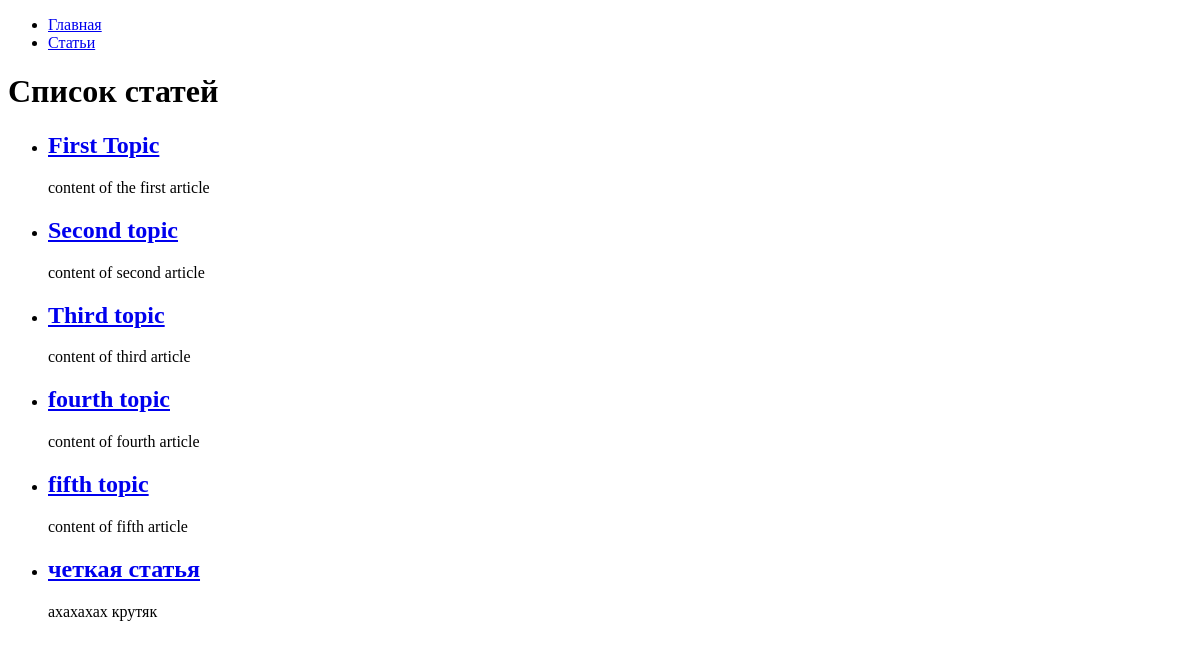
/articles/, run on an earlier commit of the app's database.
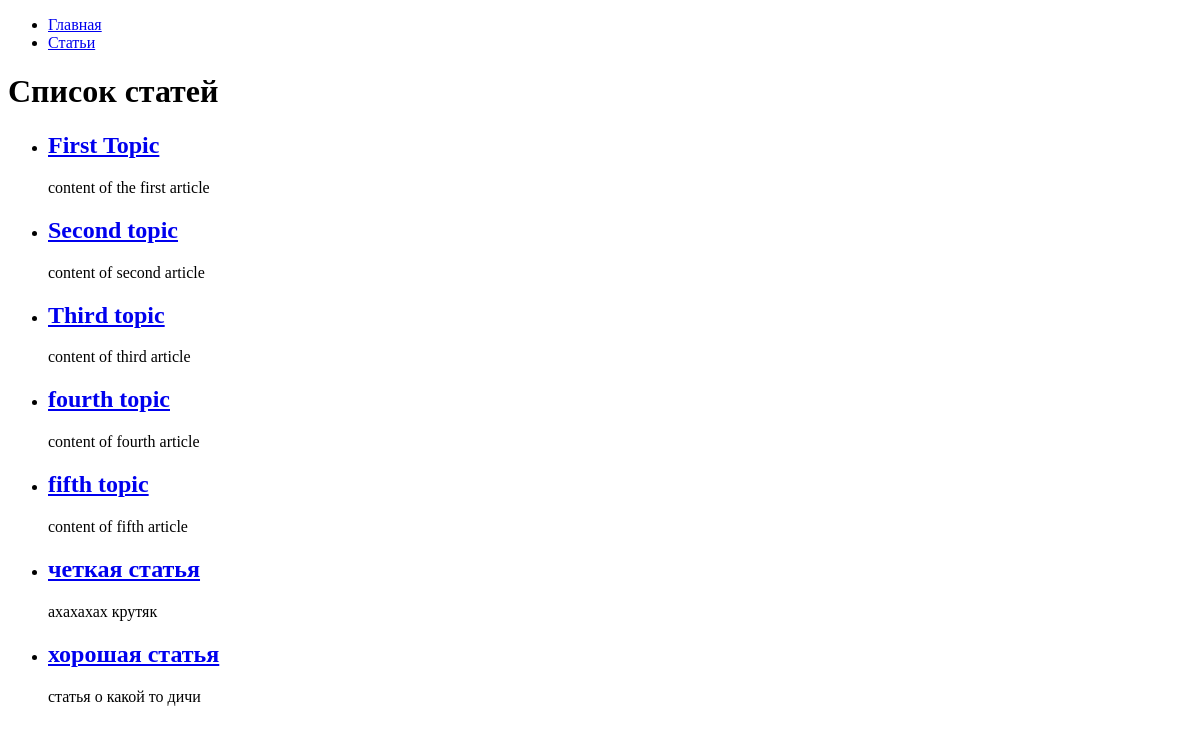
And on a later commit of the database.
### hexlet_django_blog/article/models.py (models this page shows, shortened)
class Article(models.Model):
    name = models.CharField(max_length=200)  # название статьи
    body = models.TextField()  # тело статьи
    created_at = models.DateTimeField(auto_now_add=True)
    updated_at = models.DateTimeField(auto_now=True)

### hexlet_django_blog/article/views.py (the view)
# urls.py: path("", views.IndexView.as_view(), name="articles_list"),
class IndexView(View):
    def get(self, request, *args, **kwargs):
        if 'id' in kwargs:
            article = get_object_or_404(Article, pk=kwargs['id'])
            return render(
                request,
                "articles/article.html",
                context={"article": article}
            )
        else:
            articles = Article.objects.all()[:15]
            return render(
                request,
                "articles/index.html",
                context={"articles": articles}
            )

### hexlet_django_blog/templates/articles/index.html
{% extends "base.html" %}
{% block content %}
    <h1>Список статей</h1>
    <ul>
        {% for article in articles %}
            <li>
                <h2>
                    <a href="{% url 'article_detail' article.id %}">
                        {{ article.name }}
                    </a>
                </h2>
                <p>{{ article.body|slice:":200" }}</p>
            </li>
        {% endfor %}
    </ul>
{% endblock %}

What changed in the data, as far as the page shows it:
added Article: name "хорошая статья", body "статья о какой то дичи"
